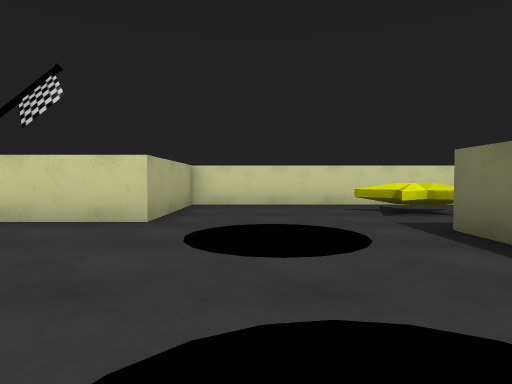
[1] (above)

19 first-person views from a walk through a Unity game level. The camera is 0.62 m above the floor, tilts 2° down and sees 75° across. The floor is counted in squares, 1 m on a side. Each view is taken from the middle of a square. On the plan, view 1 faces up. The plan holds only what a view shows up to about 10 squares ahead; the rest is blank. The player is left out.

[2]
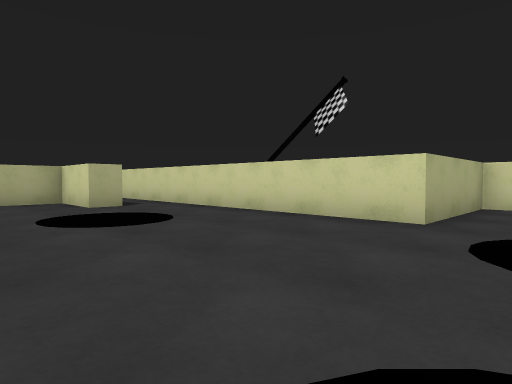

[3]
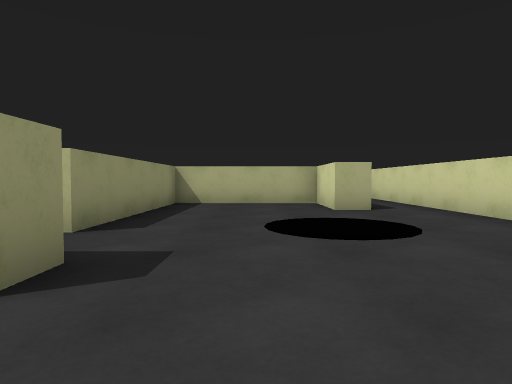

[4]
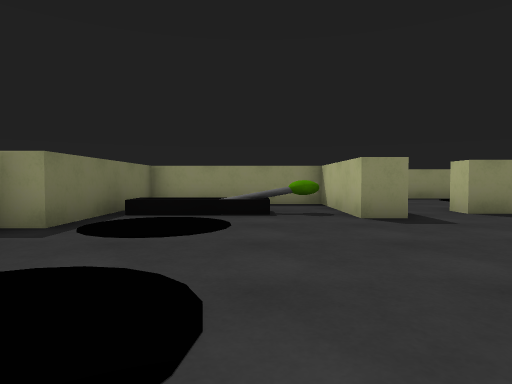

[5]
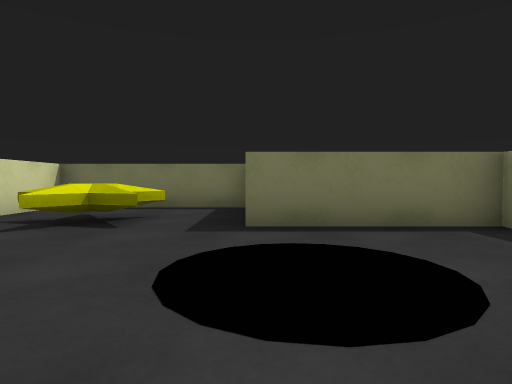

[6]
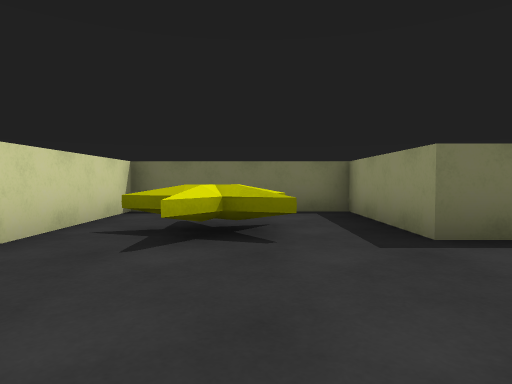

[7]
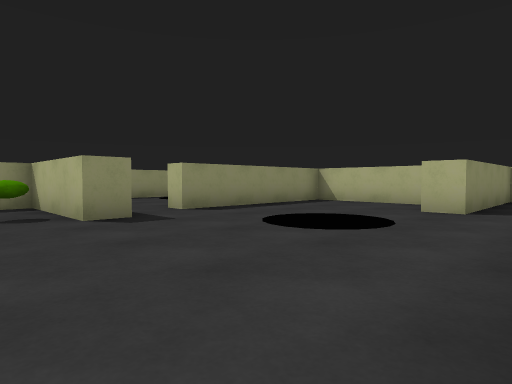

[8]
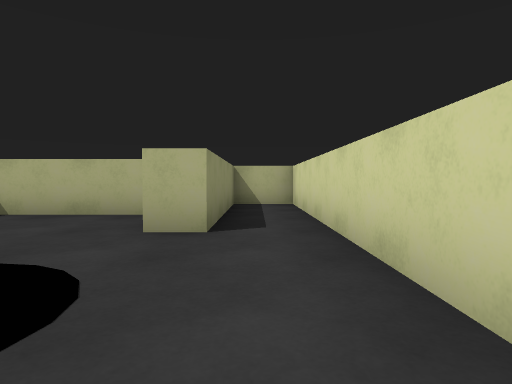

[9]
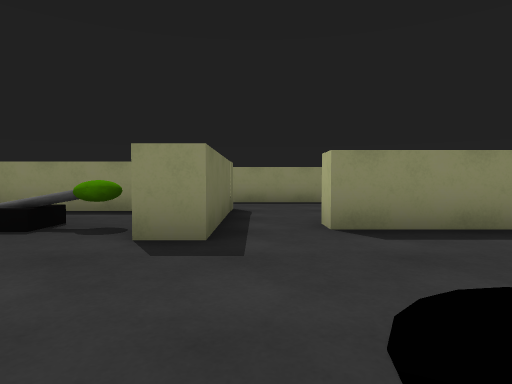

[10]
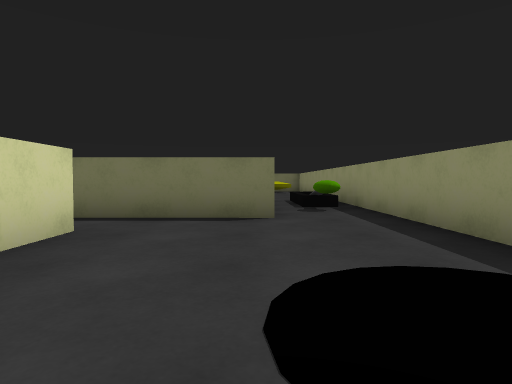

[11]
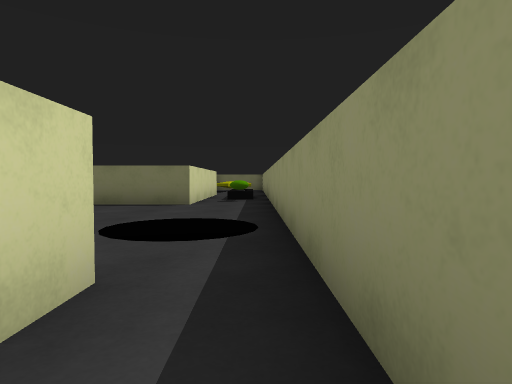

[12]
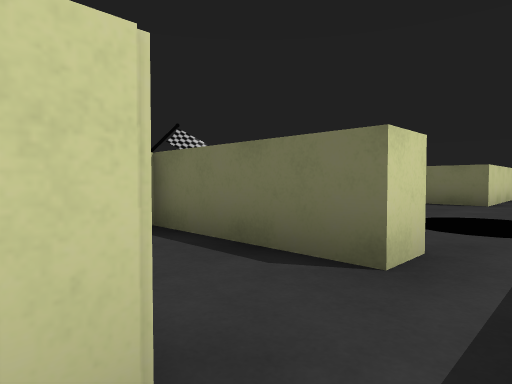

[13]
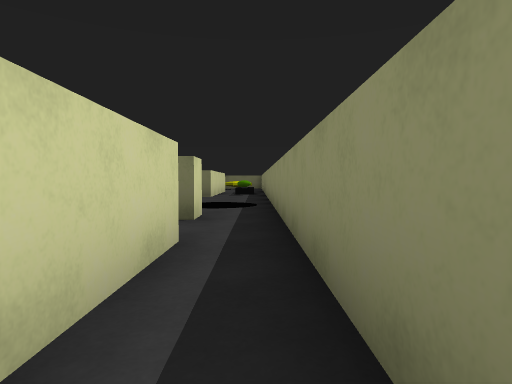

[14]
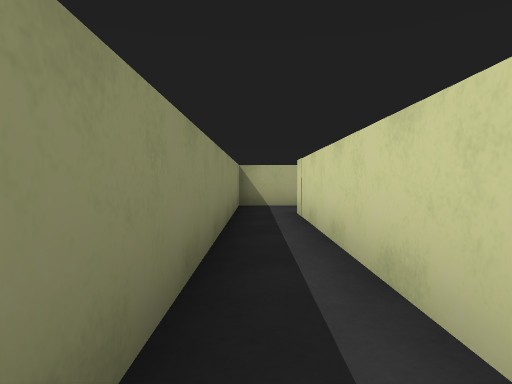

[15]
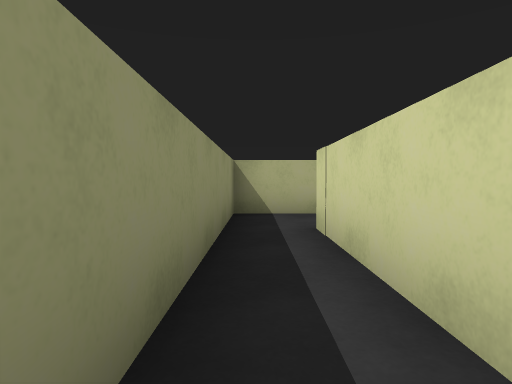

[16]
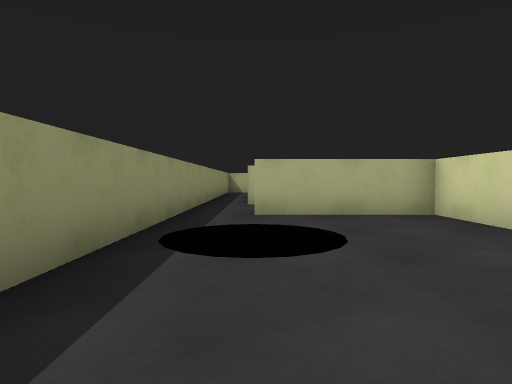

[17]
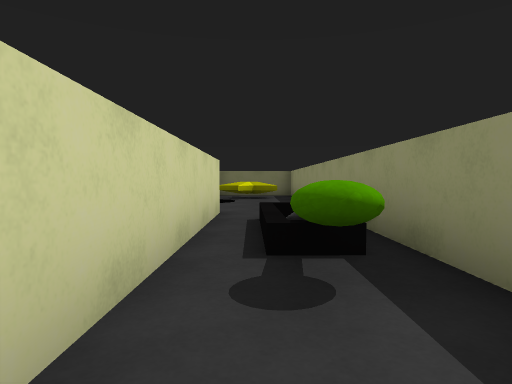

[18]
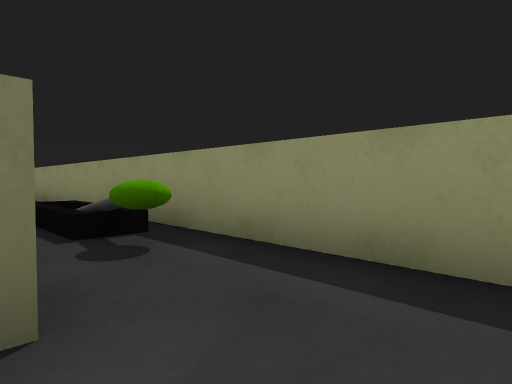

[19]
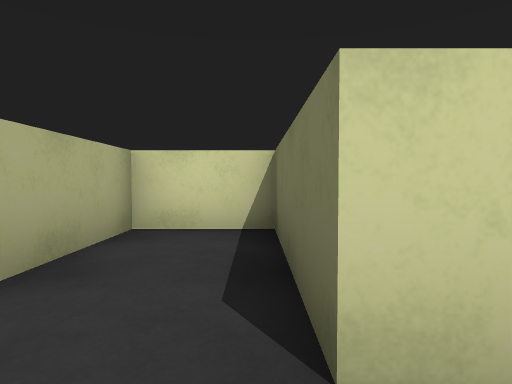

### Floor plan
Ten units are one square. View 1 is at (0, 0); x grows to the right and y downward. Boxes are objects, and circles mark ways between rooms. Rooms are numbered by the first view taken in them; rooms with no view inside come last. Other rooms are left out.
<svg viewBox="-217 -90 278 160">
<path fill="none" stroke="#000" d="M-35 26 -35 4 -27 4 -27 37 17 37 17 -7 25 -7 25 -41 56 -41 56 -85 -16 -85 -16 -50 -127 -50 -127 -34 -80 -34 -80 -27 -100 -27 -100 12 -49 12 -49 18M-49 18 -61 18M-81 18 -100 18 -100 50 -108 50M-115 64 -21 64M24 43 -35 43 -35 26M-108 50 -108 18 -126 18 -126 52M-125 64 -115 64M-212 48 -212 64 -125 64M-126 52 -194 52"/>
<rect x="-65" y="-35" width="20" height="20" fill="#bbb"><title>other object</title></rect>
<rect x="-25" y="5" width="20" height="10" fill="#bbb"><title>other object</title></rect>
<rect x="-5" y="5" width="10" height="10" fill="#bbb"><title>other object</title></rect>
<rect x="-5" y="-45" width="20" height="20" fill="#bbb"><title>other object</title></rect>
<rect x="25" y="-75" width="10" height="10" fill="#bbb"><title>star</title></rect>
<rect x="-85" y="35" width="20" height="30" fill="#bbb"><title>other object</title></rect>
<rect x="-25" y="45" width="40" height="20" fill="#bbb"><title>other object</title></rect>
<circle cx="-40" cy="15" r="3" fill="#2a7"/>
<circle cx="-105" cy="60" r="3" fill="#2a7"/>
<circle cx="-130" cy="60" r="3" fill="#2a7"/>
<text x="-20" y="-30">1</text>
<text x="-50" y="50">2</text>
<text x="-120" y="40">3</text>
<text x="-170" y="60">4</text>
</svg>
Room 1 opens to room 2. Room 2 opens to room 3. Room 3 opens to room 4.

Where each view was taken, in squares from view 1:
view 1: 0 up, 0 right, facing up
view 2: 0 up, 0 right, facing up-left
view 3: 1 up, 1 left, facing left
view 4: 5 up, 1 left, facing down
view 5: 4 up, 2 left, facing right
view 6: 6 up, 1 left, facing right
view 7: 5 up, 1 left, facing down-left
view 8: 4 up, 4 left, facing left
view 9: 3 up, 4 left, facing down
view 10: 4 down, 9 left, facing right
view 11: 6 down, 12 left, facing right
view 12: 6 down, 13 left, facing up-right
view 13: 6 down, 16 left, facing right
view 14: 6 down, 13 left, facing left
view 15: 6 down, 15 left, facing left
view 16: 5 down, 4 left, facing left
view 17: 5 down, 4 left, facing right
view 18: 4 down, 5 left, facing down-right
view 19: 6 down, 11 left, facing up
